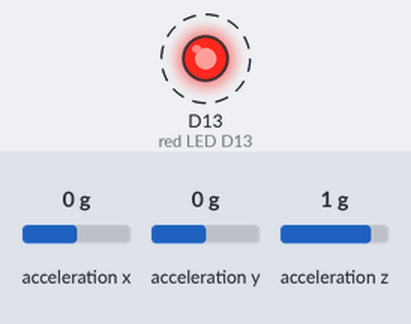
A program run on a simulated Circuit Playground running CircuitPython. On the bench: output pins drawn as LEDs (lit = HIGH). Dashed ring = blinking. The test bench sets the inputs (shaded band); at power-on: acceleration x 0 g, acceleration y 0 g, acceleration z 1 g. What the program prints to the serial console is not drawn. At 100.3 s the program ends and the board releases its pins; the recording ends there.

Above: at 0.2 s.
Timing chart, 0 to 3.0 s (numbered marks = the images above):
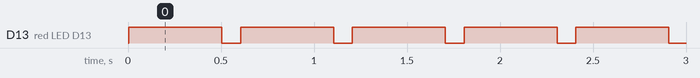

Measured:
- by itself, D13 (red LED D13): alternates HIGH for 0.50 s and LOW for 0.10 s

The program:

All_modules.py
```python
from adafruit_circuitplayground.bluefruit import cpb
import time
print(dir(cpb))
starttime = time.monotonic()
while time.monotonic()-starttime < 100:
    t = time.monotonic()-starttime
    x,y,z = cpb.acceleration
    #light = cpb.light
    #sound_level = cpb.sound_level
    #temperature = cpb.temperature
    cpb.red_led = True
    print((t,x,y,z))
    time.sleep(0.5)
    cpb.red_led = False
    time.sleep(0.1)
```
